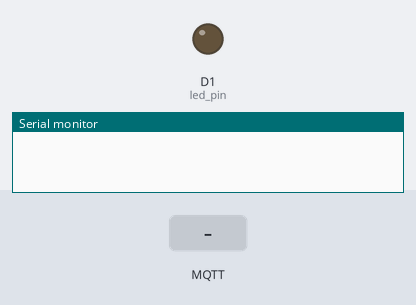
A sketch run on a simulated ESP8266 (NodeMCU). Parts: output pins drawn as LEDs (lit = HIGH), the last lines printed to the serial monitor. Inputs (shaded band) come from the test bench. No MQTT or app messages arrive unless stated.

Above: at 2.3 s.
2.4 s: MQTT message "1" arrives on the first subscribed topic
At 2.9 s:
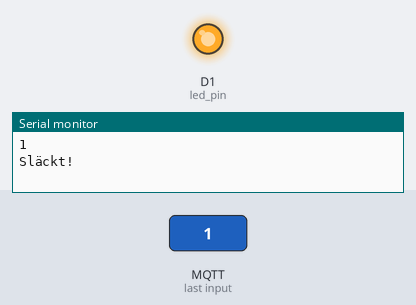
3.9 s: MQTT message "0" arrives on the first subscribed topic
At 5.1 s:
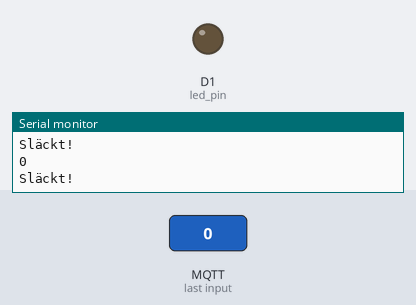
5.4 s: MQTT message "2" arrives on the first subscribed topic
At 6.3 s:
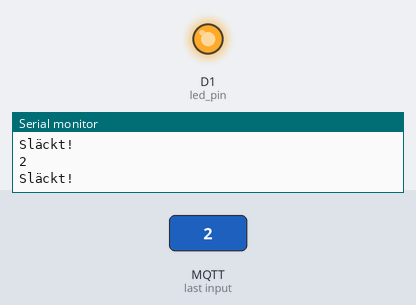
Timing chart, 0 to 8.4 s (numbered marks = the images above; inputs shaded):
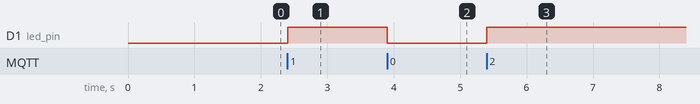

Measured:
- after the input at 2.4 s, D1 (led_pin): LOW → HIGH at once
- after the input at 3.9 s, D1 (led_pin): HIGH → LOW at once
- after the input at 5.4 s, D1 (led_pin): LOW → HIGH at once

The sketch:

sketch_mar11a.ino
```cpp
#include "EspMQTTClient.h"

void onConnectionEstablished();

EspMQTTClient client(
 "ABBIndgymIoT_2.4GHz",           // Wifi ssid
  "ValkommenHit!",           // Wifi password
  "192.168.0.115",  // MQTT broker ip
  1883,             // MQTT broker port
  "jocke",            // MQTT username
  "apa",       // MQTT password
  "microdator",          // Client name
  onConnectionEstablished, // Connection established callback
  true,             // Enable web updater
  true              // Enable debug messages
);
#define led_pin D1


void setup() {
pinMode(led_pin, OUTPUT);
digitalWrite(led_pin,LOW);
Serial.begin(115200);
}

bool off=false;

void lampa(){
  if(off==true)
  {
  Serial.println("Släckt!");
  off=false;
  }
  else
  {
  off=true;

  Serial.println("Släckt!");
  }

digitalWrite(led_pin,off);

}

void onConnectionEstablished()
{
  client.subscribe("lampa/lamp", [] (const String &payload)
  {
    Serial.println(payload);
//    if(payload=="on")
  //  onlampa();
    lampa();
  });

  client.publish("mess", "This is a message");

  client.executeDelayed(5 * 1000, []() {
    client.publish("mess", "This is a message sent 5 seconds later");
  });
}


void loop() {
  // put your main code here, to run repeatedly:
client.loop();
}
```
